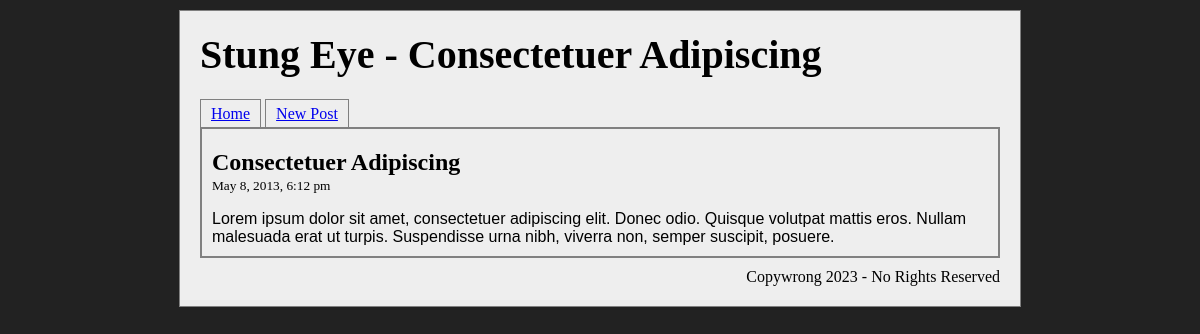
Page /show.php?id=2 on the committed database.
### tables this page shows
CREATE TABLE IF NOT EXISTS `posts` (
  `id` int(11) NOT NULL AUTO_INCREMENT,
  `title` varchar(255) NOT NULL,
  `content` text NOT NULL,
  `created_at` timestamp NOT NULL DEFAULT '0000-00-00 00:00:00',
  `updated_at` timestamp NOT NULL DEFAULT CURRENT_TIMESTAMP ON UPDATE CURRENT_TIMESTAMP,
  PRIMARY KEY (`id`)
);

### database.php (called while the page is built, shortened)
<?php
  function create_database_connection() {
    $mysqli = new mysqli(DB_HOSTNAME, DB_USER, DB_PASSWORD, DB_DATABASE);
    $connect_error = mysqli_connect_errno();
    return array($mysqli, $connect_error);
  }
  function find_post_by_id($id) {
    list($mysqli, $connect_error) = create_database_connection();
    $post = false;
    if (!$connect_error) {
      $sql = "SELECT * from posts WHERE id = $id";
      $result = $mysqli->query($sql);
      if ($result->num_rows == 1) {
        $post = $result->fetch_assoc();
      }
    }
    return $post;
  }
?>

### config.php (called while the page is built, shortened)
<?php
  function format_mysql_datetime($datetime) {
    $time = strtotime($datetime);
    return date('F j, Y, g:i a', $time);
  }
?>

### show.php (the view, shortened to what this page needs)
<?php
  require 'config.php';
  require 'database.php';
  $id = $_GET['id'];
  $post = find_post_by_id($id);
  $g_title = BLOG_NAME . ' - ' . htmlspecialchars($post['title']);
  require 'header.php';
  require 'menu.php';
?>
  <div id="all_blogs">
    <div class="blog_post">
      <h2><?= htmlspecialchars($post['title']) ?></a></h2>
      <p>
        <small>
          <?= format_mysql_datetime($post['created_at']) ?>
        </small>
      </p>
      <div class='blog_content'>
        <?= nl2br(htmlspecialchars($post['content'])) ?>
      </div>
    </div>
  </div>
<?php
  require 'footer.php';
?>

### header.php (shortened to what this page needs)
<!DOCTYPE html>
<html>
<head>
    <link rel="stylesheet" href="style.css" type="text/css">
</head>
<body>
    <div id="wrapper">
        <div id="header">
            <h1><a href="index.php"><?= $g_title ?></a></h1>
        </div>

### style.css (style rules this page uses)
body { text-align: center; background: #222222; }
#wrapper { width: 800px; margin: 10px auto; text-align: left; border: 1px solid grey; padding: 20px; background: #EEEEEE; }
div.blog_post h2 a, div#header h1 a { text-decoration: none; color: black; }
div#header h1 { margin-top: 0; font-size: 2.5em; }
div.blog_post h2 { margin-bottom: 0; }
div.blog_post p { margin-top: 0; }
div#all_blogs { border: 2px solid grey; padding: 0 10px 10px 10px; }
h1, h2 { font-family: Cambria, times, serif; }
div.blog_content { font-family: Calibri, sans-serif; }

### rows in the picture
posts: title "Stung Eye - Consectetuer Adipiscing", title "Consectetuer Adipiscing", created_at "May 8, 2013, 6:12 pm", content "Lorem ipsum dolor sit amet, consectetuer adipiscing elit. Donec odio. Quisque volutpat mattis eros. Nullam malesuada erat ut turpis. Suspendisse urna nibh, viverra non, semper suscipit, posuere."
